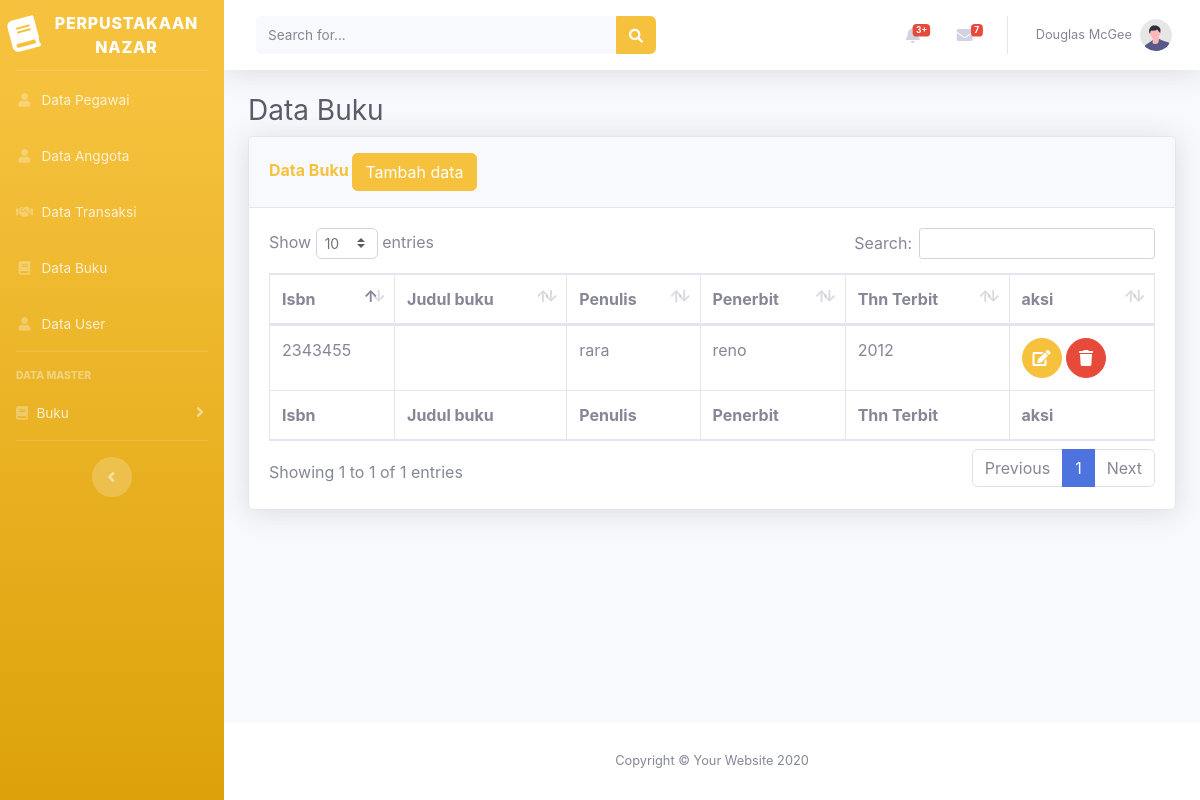
The app's page /perpus_nazar/beranda.php?page=buku with its own data.
### tables this page shows
CREATE TABLE `tabel_buku` (
  `id_buku` int(7) NOT NULL,
  `isbn` varchar(30) NOT NULL,
  `nama_bku` varchar(50) NOT NULL,
  `penulis` varchar(50) NOT NULL,
  `penerbit` varchar(50) NOT NULL,
  `tahun_terbit` year(4) NOT NULL
);

### perpus_nazar/views/buku/buku.php (the view)
<div class="container-fluid">
    <h1 class="h3 mb-2 text-gray-800">Data Buku</h1>
    <div class="card shadow mb-4">
        <div class="card-header py-3">
            <h6 class="m-0 font-weight-bold text-warning">Data Buku
                <a href="beranda.php?page=buku&aksi=add">
                    <button class="btn btn-warning">Tambah data</button>
                </a> </h6>
        </div>
        <div class="card-body">
            <div class="table-responsive">
                <table class="table table-bordered" id="dataTable" width="100%" cellspacing="0">
                    <thead>
                        <tr>
                            <th>Isbn</th>
                            <th>Judul buku</th>
                            <th>Penulis</th>
                            <th>Penerbit</th>
                            <th>Thn Terbit</th>
                            <th>aksi</th>
                        </tr>
                    </thead>
                    <tfoot>
                        <tr>
                            <th>Isbn</th>
                            <th>Judul buku</th>
                            <th>Penulis</th>
                            <th>Penerbit</th>
                            <th>Thn Terbit</th>
                            <th>aksi</th>
                        </tr>
                    </tfoot>
                    <tbody>
                        <?php
                                            $sql = "select * from tabel_buku";
                                            $show = $db->query($sql);
                                            foreach ($show as $agt):
                                       ?>
                        <tr>
                            <td><?php echo $agt["isbn"]?></td>
                            <td><?php echo $agt["nama_buku"]?></td>
                            <td><?php echo $agt["penulis"]?></td>
                            <td><?php echo $agt["penerbit"]?></td>
                            <td><?php echo $agt["tahun_terbit"]?></td>
                            <td>
                                <a href="beranda.php?page=buku&aksi=edit&id=<?php echo $agt['id_bku']?>"
                                    class="btn btn-warning btn-circle">
                                    <i class="fas fa-edit"></i>
                                </a>
                                <a href="model/buku/prosesdeletebuku.php?id=<?php echo $agt['id_bku']?>"
                                    class="btn btn-danger btn-circle">
                                    <i class="fas fa-trash"></i>
                                </a>
                            </td>
                            </tr>
                            <?php endforeach ; ?>
                    </tbody>
                </table>
            </div>
        </div>
    </div>
</div>

### records on screen
tabel_buku: isbn "2343455", penulis "rara", penerbit "reno", tahun_terbit "2012"
